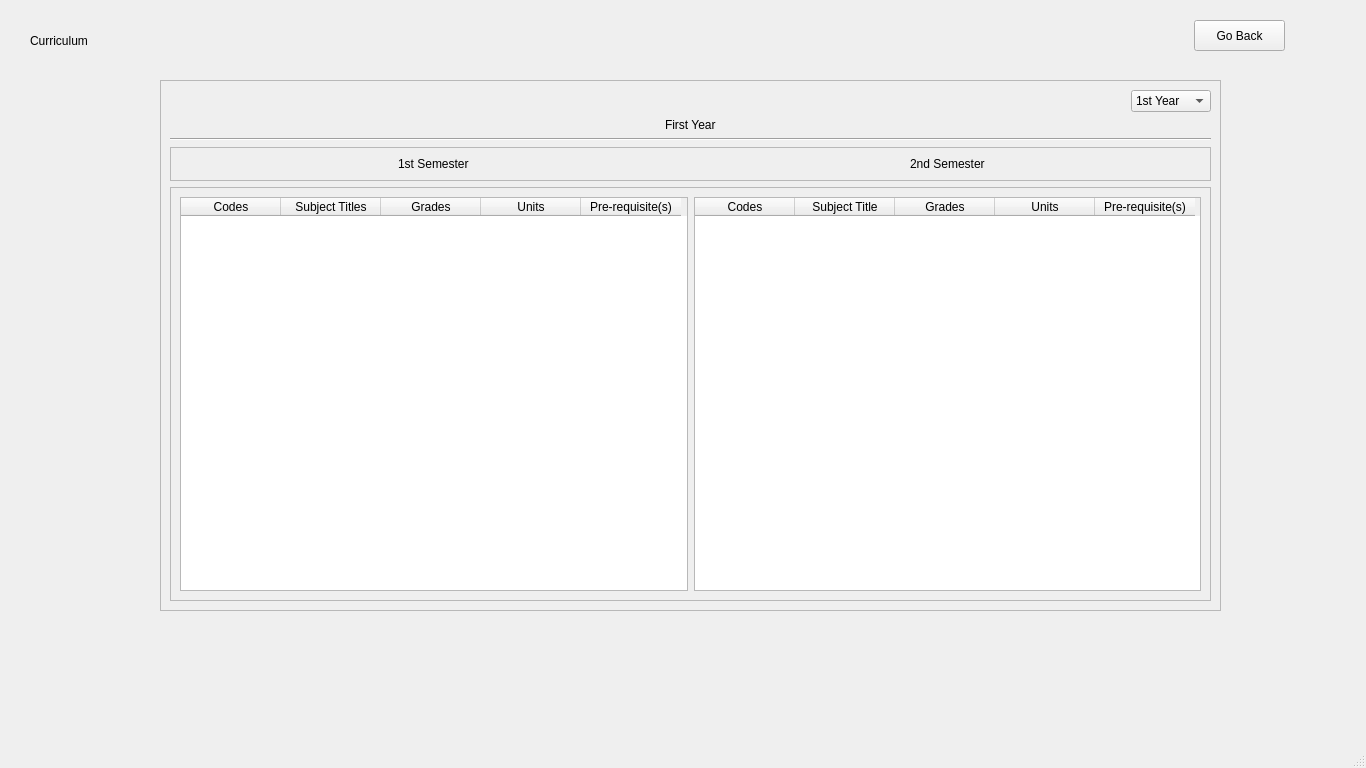
<?xml version="1.0" encoding="UTF-8"?>
<ui version="4.0">
 <class>MainWindow</class>
 <widget class="QMainWindow" name="MainWindow">
  <property name="geometry">
   <rect>
    <x>0</x>
    <y>0</y>
    <width>1366</width>
    <height>768</height>
   </rect>
  </property>
  <property name="windowTitle">
   <string>MainWindow</string>
  </property>
  <widget class="QWidget" name="centralwidget">
   <widget class="QStackedWidget" name="stackedWidget">
    <property name="geometry">
     <rect>
      <x>0</x>
      <y>0</y>
      <width>1366</width>
      <height>768</height>
     </rect>
    </property>
    <property name="currentIndex">
     <number>1</number>
    </property>
    <widget class="QWidget" name="page1">
     <widget class="QWidget" name="horizontalLayoutWidget_3">
      <property name="geometry">
       <rect>
        <x>490</x>
        <y>130</y>
        <width>791</width>
        <height>501</height>
       </rect>
      </property>
      <layout class="QHBoxLayout" name="WeekSched_2">
       <item>
        <widget class="QFrame" name="WeekFrame_2">
         <property name="frameShape">
          <enum>QFrame::StyledPanel</enum>
         </property>
         <layout class="QVBoxLayout" name="verticalLayout_3">
          <item>
           <widget class="QFrame" name="WeekFrame2_2">
            <layout class="QHBoxLayout" name="horizontalLayout_2">
             <item>
              <widget class="QLabel" name="label_2">
               <property name="text">
                <string>Weekly Schedule</string>
               </property>
              </widget>
             </item>
             <item>
              <widget class="QPushButton" name="viewCurriculum">
               <property name="minimumSize">
                <size>
                 <width>120</width>
                 <height>30</height>
                </size>
               </property>
               <property name="maximumSize">
                <size>
                 <width>120</width>
                 <height>30</height>
                </size>
               </property>
               <property name="text">
                <string>View Curriculum</string>
               </property>
              </widget>
             </item>
             <item>
              <widget class="QComboBox" name="Semester">
               <property name="minimumSize">
                <size>
                 <width>120</width>
                 <height>30</height>
                </size>
               </property>
               <property name="maximumSize">
                <size>
                 <width>120</width>
                 <height>30</height>
                </size>
               </property>
               <item>
                <property name="text">
                 <string>1st Semester</string>
                </property>
               </item>
               <item>
                <property name="text">
                 <string>2nd Semester</string>
                </property>
               </item>
              </widget>
             </item>
            </layout>
           </widget>
          </item>
          <item>
           <widget class="Line" name="line_3">
            <property name="orientation">
             <enum>Qt::Horizontal</enum>
            </property>
           </widget>
          </item>
          <item>
           <widget class="QTableWidget" name="WeekTable_2">
            <row>
             <property name="text">
              <string>7:00 AM</string>
             </property>
            </row>
            <row>
             <property name="text">
              <string>8:00 AM</string>
             </property>
            </row>
            <row>
             <property name="text">
              <string>9:00 AM</string>
             </property>
            </row>
            <row>
             <property name="text">
              <string>10:00 AM</string>
             </property>
            </row>
            <row>
             <property name="text">
              <string>11:00 AM</string>
             </property>
            </row>
            <row>
             <property name="text">
              <string>12:00 PM</string>
             </property>
            </row>
            <row>
             <property name="text">
              <string>1:00 PM</string>
             </property>
            </row>
            <row>
             <property name="text">
              <string>2:00 PM</string>
             </property>
            </row>
            <row>
             <property name="text">
              <string>3:00 PM</string>
             </property>
            </row>
            <row>
             <property name="text">
              <string>4:00 PM</string>
             </property>
            </row>
            <row>
             <property name="text">
              <string>5:00AM</string>
             </property>
            </row>
            <row>
             <property name="text">
              <string>5:00 PM</string>
             </property>
            </row>
            <row>
             <property name="text">
              <string>7:00 PM</string>
             </property>
            </row>
            <column>
             <property name="text">
              <string>Sunday</string>
             </property>
            </column>
            <column>
             <property name="text">
              <string>Monday</string>
             </property>
            </column>
            <column>
             <property name="text">
              <string>Tuesday</string>
             </property>
            </column>
            <column>
             <property name="text">
              <string>Wednesday</string>
             </property>
            </column>
            <column>
             <property name="text">
              <string>Thursday</string>
             </property>
            </column>
            <column>
             <property name="text">
              <string>Friday</string>
             </property>
            </column>
            <column>
             <property name="text">
              <string>Saturday</string>
             </property>
            </column>
           </widget>
          </item>
         </layout>
        </widget>
       </item>
      </layout>
     </widget>
     <widget class="QWidget" name="horizontalLayoutWidget_4">
      <property name="geometry">
       <rect>
        <x>150</x>
        <y>130</y>
        <width>276</width>
        <height>491</height>
       </rect>
      </property>
      <layout class="QHBoxLayout" name="TodaySched_3">
       <item>
        <widget class="QFrame" name="TodayFrame_2">
         <property name="frameShape">
          <enum>QFrame::StyledPanel</enum>
         </property>
         <layout class="QVBoxLayout" name="verticalLayout_4">
          <item alignment="Qt::AlignLeft|Qt::AlignTop">
           <widget class="QLabel" name="TodaySched_4">
            <property name="text">
             <string>Today's Schedule</string>
            </property>
           </widget>
          </item>
          <item>
           <widget class="Line" name="line_4">
            <property name="orientation">
             <enum>Qt::Horizontal</enum>
            </property>
           </widget>
          </item>
          <item alignment="Qt::AlignHCenter|Qt::AlignTop">
           <widget class="QLabel" name="labelTodayHeader_2">
            <property name="text">
             <string>TextLabel</string>
            </property>
           </widget>
          </item>
          <item alignment="Qt::AlignHCenter">
           <widget class="QTableWidget" name="tableWidget_2">
            <row>
             <property name="text">
              <string>7:00 AM</string>
             </property>
            </row>
            <row>
             <property name="text">
              <string>8:00 AM</string>
             </property>
            </row>
            <row>
             <property name="text">
              <string>9:00 AM</string>
             </property>
            </row>
            <row>
             <property name="text">
              <string>10:00 AM</string>
             </property>
            </row>
            <row>
             <property name="text">
              <string>11:00 AM</string>
             </property>
            </row>
            <row>
             <property name="text">
              <string>12:00 PM</string>
             </property>
            </row>
            <row>
             <property name="text">
              <string>1:00 PM</string>
             </property>
            </row>
            <row>
             <property name="text">
              <string>2:00 PM</string>
             </property>
            </row>
            <row>
             <property name="text">
              <string>3:00 PM</string>
             </property>
            </row>
            <row>
             <property name="text">
              <string>4:00 PM</string>
             </property>
            </row>
            <row>
             <property name="text">
              <string>5:00 PM</string>
             </property>
            </row>
            <row>
             <property name="text">
              <string>6:00 PM</string>
             </property>
            </row>
            <row>
             <property name="text">
              <string>7:00 PM</string>
             </property>
            </row>
           </widget>
          </item>
         </layout>
        </widget>
       </item>
      </layout>
     </widget>
     <widget class="QLabel" name="ScheduleTitle">
      <property name="geometry">
       <rect>
        <x>210</x>
        <y>50</y>
        <width>131</width>
        <height>41</height>
       </rect>
      </property>
      <property name="text">
       <string>Schedule</string>
      </property>
     </widget>
    </widget>
    <widget class="QWidget" name="page2">
     <widget class="QPushButton" name="Return">
      <property name="geometry">
       <rect>
        <x>1194</x>
        <y>20</y>
        <width>91</width>
        <height>31</height>
       </rect>
      </property>
      <property name="text">
       <string>Go Back</string>
      </property>
     </widget>
     <widget class="QLabel" name="label">
      <property name="geometry">
       <rect>
        <x>30</x>
        <y>30</y>
        <width>91</width>
        <height>21</height>
       </rect>
      </property>
      <property name="text">
       <string>Curriculum</string>
      </property>
     </widget>
     <widget class="QFrame" name="frame1stYear">
      <property name="geometry">
       <rect>
        <x>160</x>
        <y>80</y>
        <width>1061</width>
        <height>531</height>
       </rect>
      </property>
      <property name="frameShape">
       <enum>QFrame::StyledPanel</enum>
      </property>
      <layout class="QVBoxLayout" name="verticalLayout_5">
       <item alignment="Qt::AlignRight">
        <widget class="QComboBox" name="YearBox">
         <item>
          <property name="text">
           <string>1st Year</string>
          </property>
         </item>
         <item>
          <property name="text">
           <string>2nd Year</string>
          </property>
         </item>
         <item>
          <property name="text">
           <string>3rd Year</string>
          </property>
         </item>
         <item>
          <property name="text">
           <string>4th Year</string>
          </property>
         </item>
        </widget>
       </item>
       <item alignment="Qt::AlignHCenter">
        <widget class="QLabel" name="FirstYearHeader">
         <property name="text">
          <string>First Year</string>
         </property>
        </widget>
       </item>
       <item>
        <widget class="Line" name="line_5">
         <property name="orientation">
          <enum>Qt::Horizontal</enum>
         </property>
        </widget>
       </item>
       <item>
        <widget class="QFrame" name="frame_2">
         <property name="frameShape">
          <enum>QFrame::StyledPanel</enum>
         </property>
         <property name="frameShadow">
          <enum>QFrame::Raised</enum>
         </property>
         <layout class="QHBoxLayout" name="horizontalLayout_3">
          <item alignment="Qt::AlignHCenter">
           <widget class="QLabel" name="TodaySched_7">
            <property name="text">
             <string>1st Semester</string>
            </property>
           </widget>
          </item>
          <item alignment="Qt::AlignHCenter">
           <widget class="QLabel" name="TodaySched_6">
            <property name="layoutDirection">
             <enum>Qt::RightToLeft</enum>
            </property>
            <property name="text">
             <string>2nd Semester</string>
            </property>
           </widget>
          </item>
         </layout>
        </widget>
       </item>
       <item>
        <widget class="QFrame" name="frame">
         <property name="frameShape">
          <enum>QFrame::StyledPanel</enum>
         </property>
         <property name="frameShadow">
          <enum>QFrame::Raised</enum>
         </property>
         <layout class="QHBoxLayout" name="horizontalLayout">
          <item>
           <widget class="QTableWidget" name="sem2frame">
            <column>
             <property name="text">
              <string>Codes</string>
             </property>
            </column>
            <column>
             <property name="text">
              <string>Subject Titles</string>
             </property>
            </column>
            <column>
             <property name="text">
              <string>Grades</string>
             </property>
            </column>
            <column>
             <property name="text">
              <string>Units</string>
             </property>
            </column>
            <column>
             <property name="text">
              <string>Pre-requisite(s)</string>
             </property>
            </column>
           </widget>
          </item>
          <item>
           <widget class="QTableWidget" name="sem1">
            <column>
             <property name="text">
              <string>Codes</string>
             </property>
            </column>
            <column>
             <property name="text">
              <string>Subject Title</string>
             </property>
            </column>
            <column>
             <property name="text">
              <string>Grades</string>
             </property>
            </column>
            <column>
             <property name="text">
              <string>Units</string>
             </property>
            </column>
            <column>
             <property name="text">
              <string>Pre-requisite(s)</string>
             </property>
            </column>
           </widget>
          </item>
         </layout>
        </widget>
       </item>
      </layout>
     </widget>
    </widget>
   </widget>
  </widget>
  <widget class="QStatusBar" name="statusbar"/>
 </widget>
 <resources/>
 <connections/>
</ui>
